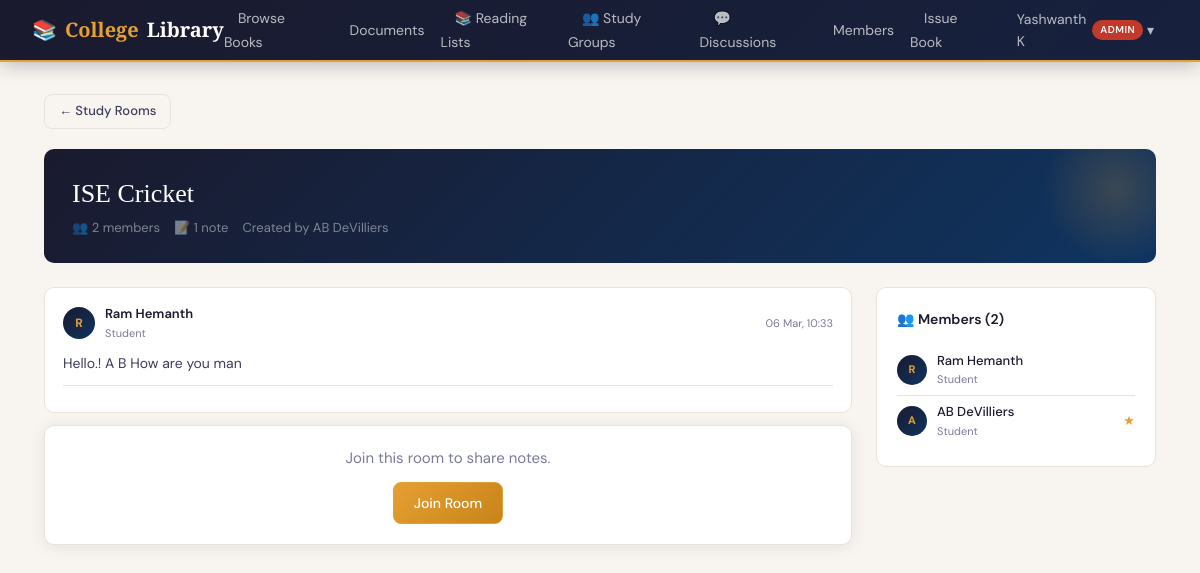
Page /social/study-rooms/4/ (signed in) on the committed database.
### accounts/models.py (models this page shows, shortened)
class CustomUser(AbstractUser):
    class Role(models.TextChoices):
        ADMIN = 'ADMIN', 'Admin'
        LIBRARIAN = 'LIBRARIAN', 'Librarian'
        TEACHER = 'TEACHER', 'Teacher'
        STUDENT = 'STUDENT', 'Student'
    role = models.CharField(
        max_length=20,
        choices=Role.choices,
        default=Role.STUDENT,
    )
    phone_number = models.CharField(max_length=15, blank=True)
    department = models.CharField(max_length=100, blank=True)   # e.g. "Computer Science"
    student_id = models.CharField(max_length=20, blank=True, unique=True, null=True)
    profile_picture = models.ImageField(upload_to='profiles/', blank=True, null=True)
    is_approved = models.BooleanField(default=False)            # Admin must approve new members
    date_of_joining = models.DateField(auto_now_add=True)
    @property
    def can_manage_books(self):
        return self.role in (self.Role.ADMIN, self.Role.LIBRARIAN)

### social/models.py (models this page shows, shortened)
class StudyRoom(models.Model):
    book        = models.ForeignKey('books.Book', on_delete=models.CASCADE,
                                     related_name='study_rooms', null=True, blank=True)
    created_by  = models.ForeignKey(settings.AUTH_USER_MODEL, on_delete=models.CASCADE, related_name='rooms_created')
    name        = models.CharField(max_length=120)
    description = models.TextField(blank=True)
    members     = models.ManyToManyField(settings.AUTH_USER_MODEL, blank=True, related_name='study_rooms')
    is_private  = models.BooleanField(default=False)
    created     = models.DateTimeField(auto_now_add=True)
    class Meta:
        ordering = ['-created']
    @property
    def member_count(self):
        return self.members.count()

class StudyNote(models.Model):
    room    = models.ForeignKey(StudyRoom, on_delete=models.CASCADE, related_name='notes')
    author  = models.ForeignKey(settings.AUTH_USER_MODEL, on_delete=models.CASCADE)
    body    = models.TextField()
    created = models.DateTimeField(auto_now_add=True)
    is_pinned = models.BooleanField(default=False)
    likes     = models.ManyToManyField(settings.AUTH_USER_MODEL, blank=True, related_name='liked_notes')
    class Meta:
        ordering = ['created']

### social/views.py (the view)
# urls.py: path('study-rooms/<int:pk>/',               views.study_room_detail,    name='study_room_detail'),
@login_required
@approved_required
def study_room_detail(request, pk):
    room = get_object_or_404(StudyRoom, pk=pk)
    if room.is_private and request.user not in room.members.all() and room.created_by != request.user:
        messages.error(request, 'This room is private.')
        return redirect('social:study_rooms')
    is_member = request.user in room.members.all() or room.created_by == request.user
    if request.method == 'POST' and is_member:
        body = request.POST.get('body', '').strip()
        if body:
            StudyNote.objects.create(room=room, author=request.user, body=body)
            return redirect('social:study_room_detail', pk=pk)
    notes = room.notes.select_related('author').prefetch_related('likes')
    return render(request, 'social/study_room_detail.html', {
        'room': room, 'notes': notes,
        'is_member': is_member, 'is_owner': room.created_by == request.user,
        'member_count': room.member_count,
    })

### social/templates/social/study_room_detail.html (shortened to what this page needs)
{% extends 'base.html' %}
{% block content %}
<div class="page">
  <a href="{% url 'social:study_rooms' %}" class="btn btn-outline btn-sm" style="margin-bottom:20px;">← Study Rooms</a>
  <div class="room-header-bar">
    <div style="position:relative;z-index:1;">
      <div class="room-name-h">{{ room.name }}</div>
      <div class="room-meta">
        <span>👥 {{ member_count }} member{{ member_count|pluralize }}</span>
        <span>📝 {{ notes.count }} note{{ notes.count|pluralize }}</span>
        <span>Created by {{ room.created_by.get_full_name|default:room.created_by.username }}</span>
      </div>
    </div>
  </div>
  <div class="room-layout">
    <div>
      {% if notes %}
        {% for note in notes %}
        <div class="note-card {% if note.is_pinned %}pinned{% endif %}">
          <div class="note-top">
            <div class="note-avatar">{{ note.author.first_name.0|default:note.author.username.0|upper }}</div>
            <div>
              <div class="note-author">{{ note.author.get_full_name|default:note.author.username }}</div>
              <div style="font-size:11px;color:var(--ink3);">{{ note.author.get_role_display }}</div>
            </div>
            <span class="note-time">{{ note.created|date:"d M, H:i" }}</span>
          </div>
          <div class="note-body">{{ note.body }}</div>
          <div class="note-footer">
          </div>
        </div>
        {% endfor %}
      {% else %}
        <div class="card" style="padding:48px;text-align:center;margin-bottom:20px;">
          <div style="font-size:48px;margin-bottom:12px;">📝</div>
          <p style="color:var(--ink3);">No notes yet.{% if is_member %} Be the first to share something!{% endif %}</p>
        </div>
      {% endif %}
      {% if is_member %}
      <div class="compose-box">
        <div class="compose-card">
          <form method="post">
            {% csrf_token %}
            <textarea class="compose-textarea" name="body" placeholder="Share a note, key insight, or question with the group…" maxlength="2000" id="noteBody" oninput="updateCount(this)"></textarea>
            <div class="compose-footer">
              <span class="char-count"><span id="charCount">0</span> / 2000</span>
              <button type="submit" class="btn btn-gold btn-sm">Share Note →</button>
            </div>
          </form>
        </div>
      </div>
      {% else %}
        <div class="card" style="padding:20px;text-align:center;">
          <p style="color:var(--ink3);margin-bottom:12px;">Join this room to share notes.</p>
          <a href="{% url 'social:join_study_room' room.pk %}" class="btn btn-gold">Join Room</a>
        </div>
      {% endif %}
    </div>
    <div>
      <div class="sidebar-card">
        <div class="sidebar-title">👥 Members ({{ member_count }})</div>
        {% for member in room.members.all %}
        <div class="member-row">
          <div class="mem-avatar">{{ member.first_name.0|default:member.username.0|upper }}</div>
          <div>
            <div class="mem-name">{{ member.get_full_name|default:member.username }}</div>
            <div class="mem-role">{{ member.get_role_display }}</div>
          </div>
          {% if member == room.created_by %}<span class="owner-star" title="Room owner">★</span>{% endif %}
        </div>
        {% endfor %}
      </div>
    </div>
  </div>
</div>
{% endblock %}

### templates/base.html (shortened to what this page needs)
<!DOCTYPE html>
<html lang="en">
<head>
</head>
<body>
{% if user.is_authenticated %}
<nav class="navbar">
  <a class="nav-brand" href="{% url 'accounts:dashboard' %}">📚 <span>College</span> Library</a>
  <ul class="nav-links">
    <li><a href="{% url 'books:book_list' %}">Browse Books</a></li>
    <li><a href="{% url 'books:document_list' %}">Documents</a></li>
    <li><a href="{% url 'social:reading_lists' %}">📚 Reading Lists</a></li>
    <li><a href="{% url 'social:study_rooms' %}">👥 Study Groups</a></li>
    <li><a href="{% url 'social:discussions' %}">💬 Discussions</a></li>
    {% if user.can_manage_books %}
      <li><a href="{% url 'accounts:manage_users' %}">Members</a></li>
      <li><a href="{% url 'accounts:issue_book' %}">Issue Book</a></li>
    {% else %}
      <li><a href="{% url 'accounts:my_borrows' %}">My Books</a></li>
    {% endif %}
    <li class="nav-dropdown">
      <a href="#" class="nav-dropdown-toggle">
        {{ user.get_full_name|default:user.username }}
        <span class="nav-role-badge role-{{ user.role|lower }}">{{ user.get_role_display }}</span>
        &nbsp;▾
      </a>
    </li>
  </ul>
</nav>
{% endif %}
{% block content %}{% endblock %}
</body>
</html>

### templates/base.html (style rules this page uses)
:root { --navy: #1a1a2e; --navy-mid: #16213e; --navy-deep: #0f3460; --gold: #e5a032; --gold-dk: #c8841a; --gold-lt: #fdf3e0; --gold-bd: #f0d79a; --cream: #f8f5f0; --paper: #f2ede6; --border: #e8e2d9; --ink: #1a1a2e; --ink2: #3d3d5c; --ink3: #7a7a9a; --white: #ffffff; --danger: #c0392b; --success: #1a7a4a; --warn: #b5832a; --info: #0d6e6e; --radius: 10px; --shadow: 0 2px 16px rgba(26,26,46,0.08); --shadow-lg: 0 8px 40px rgba(26,26,46,0.16); }
*, *::before, *::after { box-sizing: border-box; margin: 0; padding: 0; }
body { font-family: 'DM Sans', sans-serif; background: var(--cream); color: var(--ink); min-height: 100vh; font-size: 15px; line-height: 1.6; }
.navbar { background: linear-gradient(135deg, var(--navy) 0%, var(--navy-mid) 100%); padding: 0 32px; height: 62px; display: flex; align-items: center; justify-content: space-between; position: sticky; top: 0; z-index: 200; border-bottom: 2px solid var(--gold); box-shadow: 0 2px 20px rgba(26,26,46,0.3); }
.nav-brand { font-family: 'Playfair Display', serif; font-size: 20px; font-weight: 700; color: #fff; text-decoration: none; display: flex; align-items: center; gap: 8px; }
.nav-brand span { color: var(--gold); }
.nav-links { display: flex; align-items: center; gap: 2px; list-style: none; }
.nav-links a { color: rgba(255,255,255,0.7); text-decoration: none; font-size: 14px; font-weight: 400; padding: 7px 14px; border-radius: 8px; transition: all 0.2s; }
.nav-role-badge { font-size: 10px; font-weight: 600; padding: 2px 8px; border-radius: 20px; margin-left: 6px; text-transform: uppercase; letter-spacing: 0.5px; }
.role-admin { background: #c0392b; color: #fff; }
.nav-dropdown { position: relative; }
.nav-dropdown-toggle { cursor: pointer; display: flex; align-items: center; }
.page { padding: 32px 24px; max-width: 1160px; margin: 0 auto; }
.card { background: #fff; border: 1px solid var(--border); border-radius: var(--radius); box-shadow: var(--shadow); }
.btn { display: inline-flex; align-items: center; gap: 6px; padding: 9px 20px; border-radius: 8px; font-family: 'DM Sans', sans-serif; font-size: 14px; font-weight: 500; cursor: pointer; border: 1.5px solid transparent; text-decoration: none; transition: all 0.18s; white-space: nowrap; }
.btn-gold { background: linear-gradient(135deg, var(--gold), var(--gold-dk)); color: #fff; border-color: var(--gold); }
.btn-outline { background: transparent; color: var(--ink2); border-color: var(--border); }
.btn-sm { padding: 6px 14px; font-size: 13px; }

### rows in the picture
CustomUser: get_full_name "Yashwanth K", role "ADMIN"
StudyRoom: name "ISE Cricket", created_by.get_full_name "AB DeVilliers"
StudyNote: author.first_name.0 "R", author.get_full_name "Ram Hemanth", author.role "Student", created "06 Mar, 10:33", body "Hello.! A B How are you man"
CustomUser: first_name.0 "R", get_full_name "Ram Hemanth", role "Student"
CustomUser: first_name.0 "A", get_full_name "AB DeVilliers", role "Student"

### other values in the picture
{{ member_count }} "2"
{{ notes.count }} "1"
